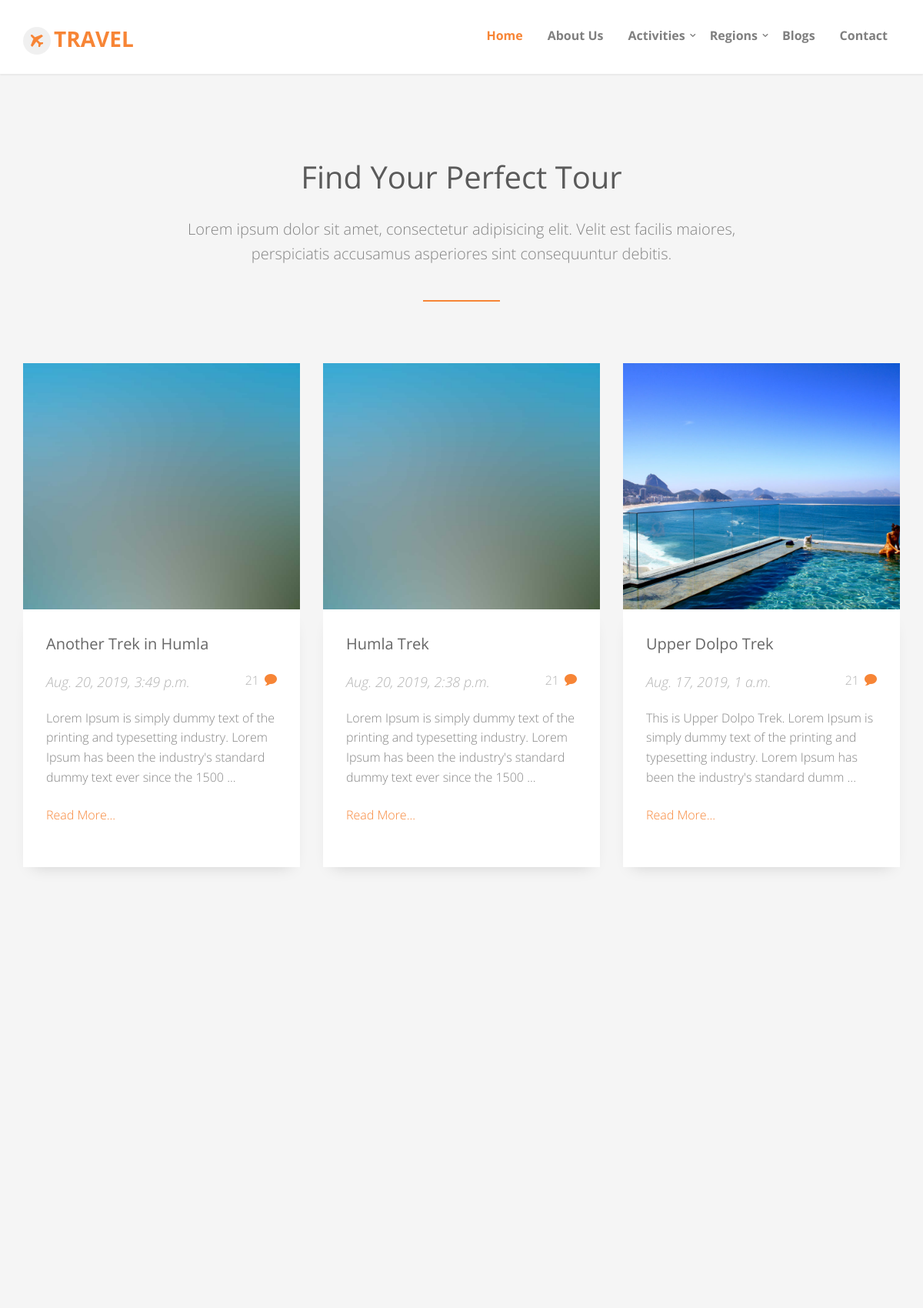
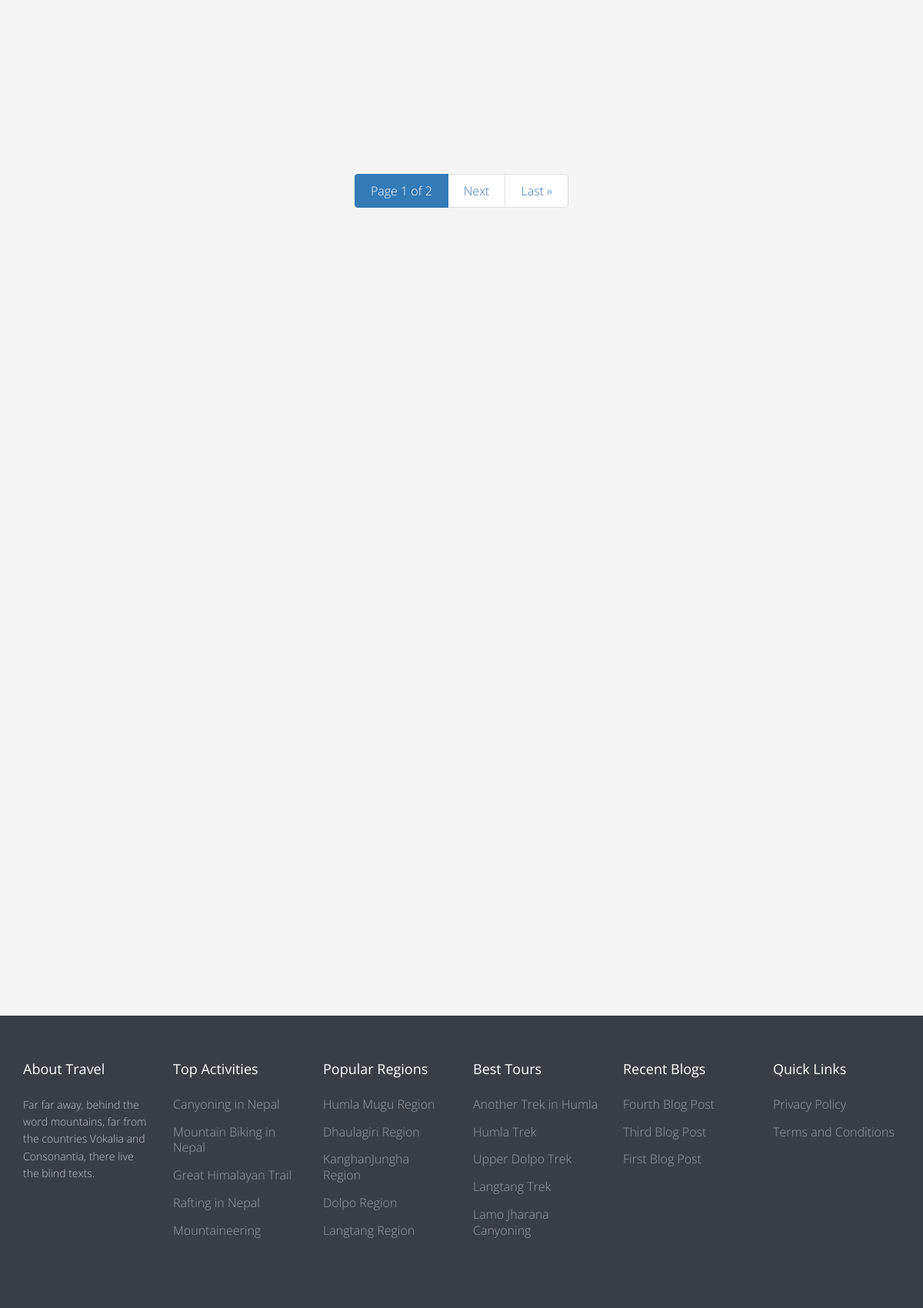
Screenshot of /tour/all/ (upper part) with the database file from the repository (2 pictures, top to bottom).
### page/models.py (models this page shows, shortened)
class Page(models.Model):
	page_title = models.CharField(max_length=200, verbose_name='Page Title')
	page_slug = models.SlugField(max_length=200, verbose_name='Page Slug')
	page_position = models.CharField(
			choices = POSITION,
			default='Top',
			max_length=20,
			verbose_name='Page Position'
		)
	page_description = models.TextField(blank=True, null=True, verbose_name="Page Description")
	page_image = models.ImageField(upload_to='pages/', blank=True, null=True, verbose_name="Page Image")
	page_is_active = models.CharField(
			choices = IS_ACTIVE,
			default='Yes',
			max_length=10,
			verbose_name='Is Active?'
		)
	page_is_featured = models.CharField(
			choices = IS_ACTIVE,
			default='Yes',
			max_length=10,
			verbose_name='Is Featured?'
		)
	page_created_at = models.DateTimeField(auto_now_add=True, verbose_name='Page Created Date')
	page_updated_at = models.DateTimeField(auto_now=True, verbose_name='Page Updated Date')
	page_added_by = models.ForeignKey(User, on_delete=models.SET_NULL, default=None, null=True, verbose_name='Added By')
	seo_page_title = models.CharField(max_length=200, blank=True, null=True, verbose_name="SEO Page Title (60 Characters Long)")
	seo_page_keywords = models.TextField(blank=True, null=True, verbose_name="SEO Page Keywords (Separated by Commas)")
	seo_page_description = models.TextField(blank=True, null=True, verbose_name="SEO Page Description (160 Characters Long)")

### tour/models.py (models this page shows, shortened)
class Tour(models.Model):
	tour_title = models.CharField(max_length=200, verbose_name="Tour Title")
	tour_slug = models.CharField(max_length=200, verbose_name="Tour Slug")
	tour_duration = models.PositiveSmallIntegerField(blank=True, null=True, verbose_name="Tour Duration")
	tour_altitude = models.PositiveSmallIntegerField(blank=True, null=True, verbose_name="Tour Max Altitude")
	tour_difficulty = models.CharField(
			choices = DIFFICULTY,
			default = 'Medium',
			max_length = 10,
			verbose_name = 'Tour Difficulty'
		)
	tour_description = models.TextField(blank=True, null=True, verbose_name="Tour Description")
	tour_image = models.ImageField(upload_to='tours/', blank=True, null=True, verbose_name="Tour Image")
	tour_map = models.ImageField(upload_to='maps/', blank=True, null=True, verbose_name="Tour Map")
	tour_activity = models.ForeignKey(Activity, on_delete=models.SET_NULL, default = None, null=True, verbose_name='Tour Activity')
	tour_region = models.ManyToManyField(Region, verbose_name='Tour Region')
	tour_is_active = models.CharField(
			choices = IS_ACTIVE,
			default = 'Yes',
			max_length = 10,
			verbose_name = 'Is Active?'
		)
	tour_is_featured = models.CharField(
			choices = IS_ACTIVE,
			default = 'Yes',
			max_length = 10,
			verbose_name = 'Is Featured?'
		)
	tour_created_at = models.DateTimeField(auto_now_add=True, verbose_name="Added Date")
	tour_updated_at = models.DateTimeField(auto_now=True, verbose_name="Updated Date")
	tour_added_by = models.ForeignKey(User, on_delete=models.SET_NULL, default=None, null=True, verbose_name='Added By')
	seo_tour_title = models.CharField(max_length=200, blank=True, null=True, verbose_name="SEO Tour Title (60 Characters Long)")
	seo_tour_keywords = models.TextField(blank=True, null=True, verbose_name="SEO Tour Keywords Separated by Commas")
	seo_tour_description = models.TextField(blank=True, null=True, verbose_name="SEO Tour Description (160 Characters Long)")

class Activity(models.Model):
	activity_title = models.CharField(max_length=200, verbose_name="Activity Title")
	activity_slug = models.SlugField(max_length=200, verbose_name="Activity Slug")
	activity_description = models.TextField(blank=True, null=True, verbose_name="Activity Description")
	activity_image = models.ImageField(upload_to='activities/', blank=True, null=True, verbose_name="Activity Image")
	activity_icon = models.CharField(max_length=200, blank=True, null=True, verbose_name="Activity Icon")
	activity_is_active = models.CharField(
			choices = IS_ACTIVE,
			default = 'Yes',
			max_length = 10,
			verbose_name = 'Is Active?'
		)
	activity_is_featured = models.CharField(
			choices = IS_ACTIVE,
			default = 'Yes',
			max_length = 10,
			verbose_name = 'Is Featured?'
		)
	activity_created_at = models.DateTimeField(auto_now_add=True, verbose_name="Created Date")
	activity_updated_at = models.DateTimeField(auto_now=True, verbose_name="Updated Date")
	activity_added_by = models.ForeignKey(User, on_delete=models.SET_NULL, default=None, null=True, verbose_name="Added By")
	seo_activity_title = models.CharField(max_length=100, blank=True, null=True, verbose_name="SEO Activity Title (60 Characters Long)")
	seo_activity_keywords = models.TextField(blank=True, null=True, verbose_name="SEO Activity Keywords (Separated by Commas)")
	seo_activity_description = models.TextField(blank=True, null=True, verbose_name="SEO Activity Description (160 Characters Long)")

class Region(models.Model):
	region_title = models.CharField(max_length=200, verbose_name="Region Title")
	region_slug = models.CharField(max_length=200, verbose_name="Region Slug")
	region_description = models.TextField(blank=True, null=True, verbose_name="Region Description")
	region_image = models.ImageField(upload_to='regions/', blank=True, null=True, verbose_name="Region Image")
	region_is_active = models.CharField(
			choices = IS_ACTIVE,
			default = 'Yes',
			max_length = 10,
			verbose_name = 'Is Active?'
		)
	region_is_featured = models.CharField(
			choices = IS_ACTIVE,
			default = 'Yes',
			max_length = 10,
			verbose_name = 'Is Featured?'
		)
	region_created_at = models.DateTimeField(auto_now_add=True, verbose_name="Created Date")
	region_updated_at = models.DateTimeField(auto_now=True, verbose_name="Updated Date")
	region_added_by = models.ForeignKey(User, on_delete=models.SET_NULL, default=None, null=True, verbose_name="Added By")
	seo_region_title = models.CharField(max_length=200, blank=True, null=True, verbose_name="SEO Region Title (60 Characters Long)")
	seo_region_keywords = models.TextField(blank=True, null=True, verbose_name="SEO Region Keywords (Separated by Commas)")
	seo_region_description = models.TextField(blank=True, null=True, verbose_name="SEO Region Description (160 Characters Long)")
	class Meta:
		ordering = ['-region_created_at']

### blog/models.py (models this page shows, shortened)
class Blog(models.Model):
	blog_title = models.CharField(max_length=200, verbose_name='Blog Title')
	blog_slug = models.CharField(max_length=200, verbose_name='Blog Slug')
	blog_description = models.TextField(blank=True, null=True, verbose_name='Blog Description')
	blog_image = models.ImageField(upload_to='blogs/', blank=True, null=True, verbose_name='Blog Image')
	blog_category = models.ManyToManyField(Category, verbose_name='Blog Category')
	blog_is_active = models.CharField(
			choices = IS_ACTIVE,
			default = 'Yes',
			max_length = 10,
			verbose_name = 'Is Active?'
		)
	blog_is_featured = models.CharField(
			choices = IS_ACTIVE,
			default = 'Yes',
			max_length = 10,
			verbose_name = 'Is Featured?'
		)
	blog_created_at = models.DateTimeField(auto_now_add=True, verbose_name='Blog Created Date')
	blog_updated_at = models.DateTimeField(auto_now=True, verbose_name='Blog Updated Date')
	blog_added_by = models.ForeignKey(User, on_delete=models.SET_NULL, null=True, verbose_name='Added By')
	seo_blog_title = models.CharField(max_length=200, blank=True, null=True, verbose_name='SEO Blog Title (60 Characters Long)')
	seo_blog_keywords = models.TextField(blank=True, null=True, verbose_name='SEO Blog Keywords (Separated by Commas)')
	seo_blog_description = models.TextField(blank=True, null=True, verbose_name='SEO Blog Description (160 Characters Long)')
	class Meta:
		ordering = ['-blog_created_at']

### tour/views.py (the view)
# urls.py: path('all/', TourListView.as_view(), name='all-tours'),
class TourListView(View):
	def get(self, request, *args, **kwargs):
		tour_list = Tour.objects.all().order_by('-tour_created_at')
		paginator = Paginator(tour_list, 6)
		page = request.GET.get('page')
		tours = paginator.get_page(page)
		regions = Region.objects.filter(region_is_active='yes', region_is_featured='yes').order_by('-region_created_at')[:3]
		context = {
			'tours': tours,
			'regions': regions
		}
		return render(request, 'tour/tour_list.html', context)

### templates/tour/tour_list.html (shortened to what this page needs)
{% extends 'base.html' %}
{% load static %}
	{% block content %}
		{% if tours %}
		<div id="fh5co-blog-section" class="fh5co-section-gray">
			<div class="container">
				<div class="row">
					<div class="col-md-8 col-md-offset-2 text-center heading-section animate-box">
						<h3>Find Your Perfect Tour</h3>
						<p>Lorem ipsum dolor sit amet, consectetur adipisicing elit. Velit est facilis maiores, perspiciatis accusamus asperiores sint consequuntur debitis.</p>
					</div>
				</div>
			</div>
			<div class="container">
				<div class="row row-bottom-padded-md">
						{% for tour in tours %}
							<div class="col-lg-4 col-md-4 col-sm-6">
								<div class="fh5co-blog animate-box">
									{% if tour.tour_image %}
										<a href="{% url 'tour:tour-detail' tour.tour_slug %}"><img class="img-responsive" src="{{ tour.tour_image.url }}" alt="{{ tour.tour_title }}"></a>
									{% else %}
										<a href="{% url 'tour:tour-detail' tour.tour_slug %}"><img class="img-responsive" src="{% static 'images/no-image.jpg' %}" alt="{{ tour.tour_title }}"></a>
									{% endif %}
									<div class="blog-text">
										<div class="prod-title">
											<h3><a href="#">{{ tour.tour_title }}</a></h3>
											<span class="posted_by">{{ tour.tour_created_at }}</span>
											<span class="comment"><a href="">21<i class="icon-bubble2"></i></a></span>
											<p>{{ tour.tour_description|slice:":150"}} ...</p>
											<p><a href="{% url 'tour:tour-detail' tour.tour_slug %}">Read More...</a></p>
										</div>
									</div>
								</div>
							</div>
						{% endfor %}
				</div>
				<div class="text-center">
					<nav aria-label="Page navigation example">
					  <ul class="pagination justify-content-center">
					    <li class="page-item active" aria-current="page">
					      <a class="page-link" href="?page={{ tours.number }}"> Page {{ tours.number }} of {{ tours.paginator.num_pages }} <span class="sr-only">(current)</span></a>
					    </li>
					    {% if tours.has_next %}
					    <li class="page-item">
					      <a class="page-link" href="?page={{ tours.next_page_number }}">Next</a>
					    </li>
					    <li class="page-item">
					      <a class="page-link" href="?page={{ tours.paginator.num_pages }}">Last &raquo;</a>
					    </li>
					    {% endif %}
					  </ul>
					</nav>
				</div>
			</div>
		</div>
		{% endif %}
		{% if regions %}
			<div id="fh5co-tours" class="fh5co-section-gray">
				<div class="container">
					<div class="row">
					</div>
					<div class="row">
					</div>
				</div>
			</div>
		{% endif %}
	{% endblock content %}

### templates/navbar.html (shortened to what this page needs)
{% load static %}
	<body>
		<div id="fh5co-wrapper">
		<div id="fh5co-page">
		<header id="fh5co-header-section" class="sticky-banner">
			<div class="container">
				<div class="nav-header">
					<h1 id="fh5co-logo"><a href="{% url 'page:home' %}"><i class="icon-airplane"></i>Travel</a></h1>
					<nav id="fh5co-menu-wrap" role="navigation">
						<ul class="sf-menu" id="fh5co-primary-menu">
							<li class="active"><a href="{% url 'page:home' %}">Home</a></li>
							{% for top_page in top_menu %}
								<li><a href="{% url 'page:page-detail' top_page.page_slug %}">{{ top_page.page_title }}</a></li>
							{% endfor %}
							<li>
								<a href="{% url 'tour:all-activities' %}" class="fh5co-sub-ddown">Activities</a>
							</li>
							<li>
								<a href="{% url 'tour:all-regions' %}" class="fh5co-sub-ddown">Regions</a>
							</li>
							<li><a href="{% url 'blog:all-blogs' %}">Blogs</a></li>
							<li><a href="contact.html">Contact</a></li>
						</ul>
					</nav>
				</div>
			</div>
		</header>

### templates/footer.html (shortened to what this page needs)
{% load static %}
<footer>
			<div id="footer">
				<div class="container">
					<div class="row row-bottom-padded-md">
						<div class="col-md-2 col-sm-2 col-xs-12 fh5co-footer-link">
							<h3>About Travel</h3>
							<p>Far far away, behind the word mountains, far from the countries Vokalia and Consonantia, there live the blind texts.</p>
						</div>
						<div class="col-md-2 col-sm-2 col-xs-12 fh5co-footer-link">
							<h3>Top Activities</h3>
							<ul>
								{% for activity in top_activities %}
								<li><a href="{% url 'tour:activity-detail' activity.activity_slug %}">{{ activity.activity_title }}</a></li>
								{% endfor %}
							</ul>
						</div>
						<div class="col-md-2 col-sm-2 col-xs-12 fh5co-footer-link">
							<h3>Popular Regions</h3>
							<ul>
								{% for region in popular_regions %}
									<li><a href="{% url 'tour:region-detail' region.region_slug %}">{{ region.region_title }}</a></li>
								{% endfor %}
							</ul>
						</div>
						<div class="col-md-2 col-sm-2 col-xs-12 fh5co-footer-link">
							<h3>Best Tours</h3>
							<ul>
								{% for tour in best_tours %}
									<li><a href="{% url 'tour:tour-detail' tour.tour_slug %}">{{ tour.tour_title }}</a></li>
								{% endfor %}
							</ul>
						</div>
						{% if recent_blogs %}
						<div class="col-md-2 col-sm-2 col-xs-12 fh5co-footer-link">
							<h3>Recent Blogs</h3>
							<ul>
								{% for blog in recent_blogs %}
								<li><a href="{% url 'blog:blog-detail' blog.blog_slug %}">{{ blog.blog_title }}</a></li>
								{% endfor %}
							</ul>
						</div>
						{% endif %}
						<div class="col-md-2 col-sm-2 col-xs-12 fh5co-footer-link">
							<h3>Quick Links</h3>
							<ul>
								{% for footer_page in footer_menu %}
									<li><a href="{% url 'page:page-detail' footer_page.page_slug %}">{{ footer_page.page_title }}</a></li>
								{% endfor %}
							</ul>
						</div>
					</div>
				</div>
			</div>
		</footer>

### rows the page displays
Page: page_title "About Us"
Tour: tour_title "Another Trek in Humla", tour_created_at "Aug. 20, 2019, 3:49 p.m.", tour_description "Lorem Ipsum is simply dummy text of the printing and typesetting industry. Lorem Ipsum has been the industry's standard dummy text ever since the 1500"
Tour: tour_title "Humla Trek", tour_created_at "Aug. 20, 2019, 2:38 p.m.", tour_description "Lorem Ipsum is simply dummy text of the printing and typesetting industry. Lorem Ipsum has been the industry's standard dummy text ever since the 1500"
Tour: tour_image (picture), tour_title "Upper Dolpo Trek", tour_created_at "Aug. 17, 2019, 1 a.m.", tour_description "This is Upper Dolpo Trek. Lorem Ipsum is simply dummy text of the printing and typesetting industry. Lorem Ipsum has been the industry's standard dumm"
Activity: activity_title "Canyoning in Nepal"
Activity: activity_title "Mountain Biking in Nepal"
Activity: activity_title "Great Himalayan Trail"
Activity: activity_title "Rafting in Nepal"
Activity: activity_title "Mountaineering"
Region: region_title "Humla Mugu Region"
Region: region_title "Dhaulagiri Region"
Region: region_title "KanghanJungha Region"
Region: region_title "Dolpo Region"
Region: region_title "Langtang Region"
Tour: tour_title "Langtang Trek"
Tour: tour_title "Lamo Jharana Canyoning"
Blog: blog_title "Fourth Blog Post"
Blog: blog_title "Third Blog Post"
Blog: blog_title "First Blog Post"
Page: page_title "Privacy Policy"
Page: page_title "Terms and Conditions"

### other values shown
{{ tours.number }} "1"
{{ tours.paginator.num_pages }} "2"
